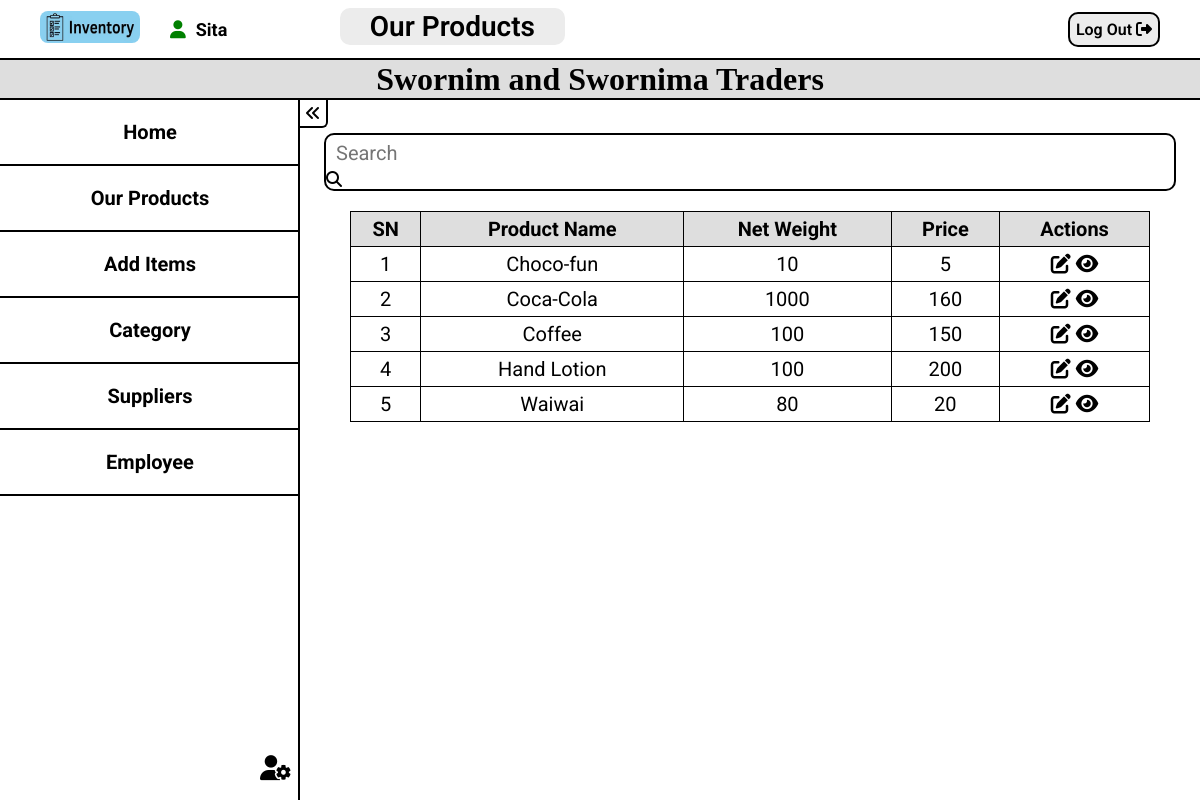
/pages/ourproducts.php (signed in), run on the app's committed database.
### tables this page shows
CREATE TABLE `employee` (
  `Employee_ID` int(11) NOT NULL,
  `Employee_email` varchar(100) NOT NULL,
  `Employee_password` varchar(50) NOT NULL,
  `Employee_name` text NOT NULL
);

CREATE TABLE `product` (
  `Product_ID` int(11) NOT NULL,
  `Product_Name` varchar(255) NOT NULL,
  `Category_ID` int(11) NOT NULL,
  `Product_Quantity` int(11) NOT NULL,
  `Product_Price` int(11) NOT NULL,
  `Product_Dom` varchar(200) NOT NULL,
  `Product_Doe` varchar(200) NOT NULL,
  `Product_add_date` date NOT NULL DEFAULT current_timestamp(),
  `Product_Photo` varchar(255) NOT NULL,
  `Supplier_ID` int(11) NOT NULL,
  `Product_Mname` varchar(200) NOT NULL,
  `Product_Weight` int(100) NOT NULL
);

### pages/ourproducts.php (the view, shortened to what this page needs)
<?php
require("../Function/connect.php");
?>
<!DOCTYPE html>
<html lang="en">
<head>
  <link rel="stylesheet" media="all" href="../assets/css/ourproduct.css" />
  <link rel="stylesheet" href="../assets/css/base.css">
  <link rel="stylesheet" href="https://cdnjs.cloudflare.com/ajax/libs/font-awesome/6.2.1/css/all.min.css" />
</head>
<body>
  <nav class="top">
    <div class="logo"><a href="../index.php"><img src="../assets/images/logo.jpg" alt="logo" /></a>
      <div class="username"><i class="fa-solid fa-user"></i><?php
                                                            if (isset($_SESSION['email'])) {
                                                              $username = mysqli_fetch_assoc(mysqli_query($conn, "SELECT * FROM `employee` WHERE Employee_email='" . $_SESSION['email'] . "'"));
                                                              echo $username['Employee_name'];
                                                            }
                                                            ?></div>
    </div>
    <ul>
      <li class="logout"><a href="../Function/logout.php"> Log Out <i class="fa-solid fa-right-from-bracket"></i></a></li>
      <li class="add">Our Products</li>
    </ul>
  </nav>
  <div class="shopname">Swornim and Swornima Traders</div>
  <nav class="side sideActive">
    <ul>
      <li><a href="./dashboard.php">Home</a></li>
      <li><a href="./ourproducts.php">Our Products</a></li>
      <li><a href="./additems.php">Add Items</a></li>
      <li><a href="./categories.php">Category</a></li>
      <li><a href="./suppliers.php">Suppliers</a></li>
      <li><a href="./employee.php">Employee</a></li>
      <a href="./settings.php"><i class="fa-solid fa-user-gear settings"></a></i>
    </ul>
    <i class="fa-solid fa-angles-left back"></i>
  </nav>
  <div class="wrapper">
    <div class="container">
      <div class="search">
        <form action="" method="POST">
          <input type="text" placeholder="Search" name="searchterm">
          <i class="fa-solid fa-magnifying-glass searchbutton"></i>
        </form>
      </div>
      <table>
        <thead>
          <tr>
            <th>SN</th>
            <th>Product Name</th>
            <th>Net Weight</th>
            <th>Price</th>
            <th>Actions</th>
          </tr>
        </thead>
        <tbody>
          <?php
          if ($_POST) {
            $searchterm = $_POST['searchterm'];
            $res = mysqli_query($conn, "SELECT * FROM product JOIN category ON product.Category_ID = category.Category_ID JOIN supplier on product.Supplier_ID=supplier.Supplier_ID  WHERE Product_Name LIKE '%$searchterm%' OR Category_name LIKE '%$searchterm%' OR Supplier_Name LIKE '%$searchterm%' OR Product_Weight = '$searchterm' ORDER BY Product_Name ASC");
          } else {
            $res = mysqli_query($conn, "SELECT * FROM product ORDER BY Product_Name ASC");
          }
          if (mysqli_num_rows($res) == 0) {
            echo "<p>No records found</p>";
          } else {
            $i = 1;
            while ($row = mysqli_fetch_assoc($res)) {
          ?>
              <tr>
                <td><?php echo $i ?></td>
                <td><?php echo $row['Product_Name'] ?></td>
                <td> <?php echo $row['Product_Weight'] ?></td>
                <td> <?php echo $row['Product_Price'] ?></td>
                <td>
                  <?php echo '<a href="./edititem.php?id=' . $row['Product_ID'] . '">'; ?>
                  <i class="fa-solid fa-pen-to-square"></i> </a>
                  <?php echo '<a href="./productdetails.php?id=' . $row['Product_ID'] . '">'; ?>
                  <i class="fa-solid fa-eye"></i>
                  </a>
                </td>
              </tr>
          <?php
              $i++;
            }
          }
          ?>
        </tbody>
      </table>
    </div>
</body>
</html>

### assets/css/ourproduct.css (style rules this page uses)
.search input { height:35px; width:70vw; border:none; font-size: 20px; padding:10px; outline: none; background-color: transparent; }
.search { border-radius: 10px; border:2px solid black; padding-right: 8px; }
table th,td { border: 1.5px solid black; padding:5px; text-align: center; font-size: 20px; }
table { width:80vw; margin-top:20px; border-collapse: collapse; }
table th { background-color: #dedede; }
table td i { cursor: pointer; }

### assets/css/base.css (style rules this page uses)
* { margin: 0; padding: 0; box-sizing: border-box; font-family: 'Roboto', sans-serif; }
body { overflow-x: hidden; }
a { text-decoration: none; color: black; }
.top { width: 100vw; padding: 0px 40px; height: 60px; display: flex; align-items: center; justify-content: space-between; border-bottom: 2px solid black; position: fixed; inset: 0; z-index: 100; background-color: white; }
.logo img { height: 32px; width: 100px; cursor: pointer; border-radius: 8px; }
.logo { display: flex; align-items: center; font-weight: bold; font-size: 18px; gap:30px; }
.fa-user { padding-right:10px; color: green; }
.top ul { list-style: none; }
.logout { cursor: pointer; border: 2px solid black; border-radius: 10px; padding: 6px; background-color: #ececec; font-weight: 600; }
.add { background-color: #ececec; border-radius: 10px; position:fixed; right:635px; top:8px; padding:2px 30px; font-size: 28px; font-weight: 600; }
.shopname { height: 40px; width: 100vw; display: flex; align-items: center; justify-content: center; border-bottom: 2px solid black; top: 60px; background-color: #dedede; position: fixed; font-weight: bolder; font-size: 32px; font-family: 'Lora', serif; }
.side { width: 300px; height: calc(100vh - 100px); border-right: 2px solid black; display: flex; flex-direction: column; position: fixed; top: 100px; left: 0; transform: translateX(-100%); transition: transform 0.2s ease; }
.sideActive { transform: translateX(0%); }
.side ul { list-style: none; width: 100%; }
.side ul li { cursor: pointer; padding: 20px; border-bottom: 2px solid black; width: 300px; text-align: center; font-size: 20px; font-weight:bold; }
.back { position: absolute; top: 0px; right: -30px; border-right: 2px solid black; border-bottom: 2px solid black; border-bottom-right-radius: 6px; padding: 5px; cursor: pointer; }
.settings { position:fixed; cursor: pointer; left: 260px; bottom: 20px; font-size: 25px; }
.wrapper { margin-top:133px; margin-left: 350px; margin-right:50px; transition: margin-right .3s ease; }
.container { display:flex; justify-content:center; flex-wrap:wrap; }

### data on the page
employee: Employee_name "Sita"
product: Product_Name "Choco-fun", Product_Weight "10", Product_Price "5"
product: Product_Name "Coca-Cola", Product_Weight "1000", Product_Price "160"
product: Product_Name "Coffee", Product_Weight "100", Product_Price "150"
product: Product_Name "Hand Lotion", Product_Weight "100", Product_Price "200"
product: Product_Name "Waiwai", Product_Weight "80", Product_Price "20"
